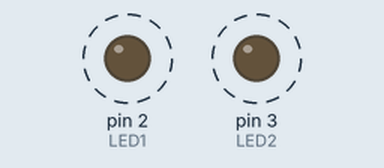
Simulated run of this sketch. Board: Arduino Uno, built with avr-gcc and run on an emulated ATmega328P. On the bench: output pins drawn as LEDs (lit = HIGH). Dashed ring = blinking. What the sketch prints to the serial monitor is not drawn.

Above: at 0.15 s.
Timing chart, 0 to 4.6 s (numbered marks = the images above):
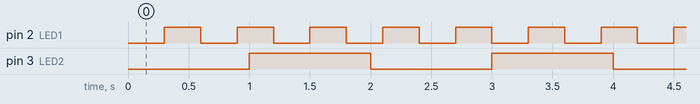

The sketch:

Day10Exercise1.ino
```cpp
#include <Arduino.h>

const int LED1 = 2;
const int LED2 = 3;

unsigned long currentMil = 0;
unsigned long led1LastMil = 0;
unsigned long led2LastMil = 0;

bool led1State = false;
bool led2State = false;


void setup() {
    // Debug purposes
    Serial.begin(9600);

    pinMode(LED1, OUTPUT);
    pinMode(LED2, OUTPUT);

    digitalWrite(LED1, led1State);
    digitalWrite(LED2, led2State);
}

void loop() {
    currentMil = millis();

    if (currentMil - led1LastMil >= 300) {
        // Serial com for debug purposes
        // Serial.print(millis() - led1LastMil);
        // Serial.print(" | ");
        Serial.print(led1State);
        Serial.println(" | Led 1");

        led1LastMil = currentMil;
        led1State = !led1State;

        digitalWrite(LED1, led1State);
    }

    if (currentMil - led2LastMil >= 1000) {
        // Serial com for debug purposes
        // Serial.print(millis() - led2LastMil);
        // Serial.print(" | ");
        Serial.print(led2State);
        Serial.println(" | Led 2");

        led2LastMil = currentMil;
        led2State = !led2State;

        digitalWrite(LED2, led2State);
    }
}
```

Measured:
- by itself, pin 2 (LED1): alternates HIGH for 0.30 s and LOW for 0.30 s
- by itself, pin 3 (LED2): alternates HIGH for 1.0 s and LOW for 1.0 s
- by itself, everything shown: repeats every 6.0 s, in 24 steps
